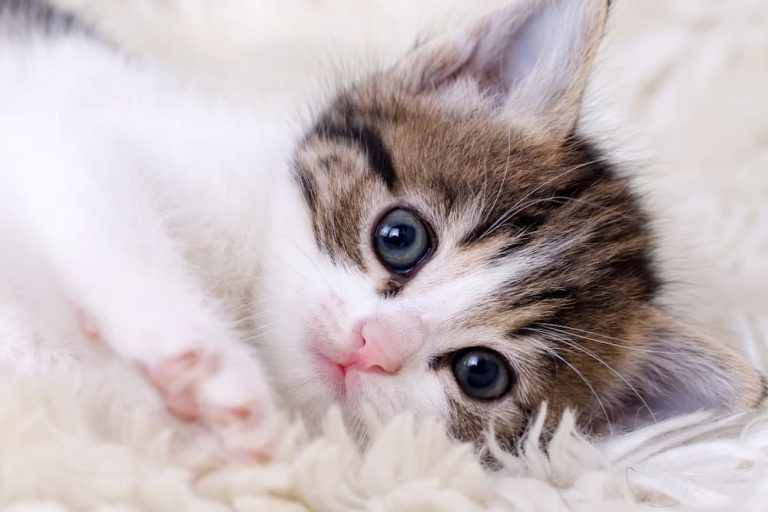
#> input picture Days/day84/water-mark-proj/images/cut-cat3.jpg, 768 x 512 px
$ python main.py   (older library calls are emulated)
#> lines starting #> are read from the running program, lines starting #| are printed output that depends on the picture
from PIL import Image, ImageDraw, ImageFont
from tkinter import filedialog
from tkinter import Tk

root = Tk()
root.withdraw()
filename = filedialog.askopenfilename(initialdir='./images', title='Select an Image:')
#> the answer given: images/cut-cat3.jpg


# print(filename)


def add_watermark(image, wm_text):
    # Creates the Image object
#> called with image = 'images/cut-cat3.jpg', wm_text = 'Testing'
    opened_image = Image.open(image)
#> opened_image is the input picture: PIL image 768x512 RGB; mean R, G, B 194.4, 182.7, 184.3

    # Get Image size
    image_width, image_height = opened_image.size
#> image_width = 768; image_height = 512

    # Draw on Image
    draw = ImageDraw.Draw(opened_image)

    # For Windows, change font type to 'arial'
    font = ImageFont.truetype('arial.ttf', 36)

    textwidth, textheight = draw.textsize(wm_text, font)
#> textwidth = 127; textheight = 41

    # Calculate the x,y coordinates of the text
    margin = 10
    x = image_width - textwidth - margin
#> x = 631
    y = image_height - textheight - margin
#> y = 461

    # Add the watermark
    draw.text((x, y), wm_text, font=font, fill='#FFF', stroke_width=5, stroke_fill='#222', anchor='ms')

    # Show the new image
    opened_image.show()
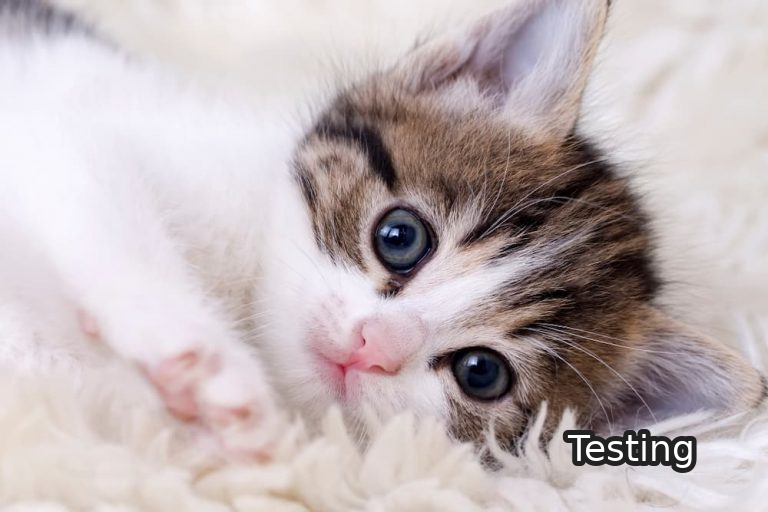
#> shown: PIL image 768x512 RGB; mean R, G, B 193.2, 181.5, 183.1

    # Save the new image
    # opened_image.save()


add_watermark(filename, 'Testing')
